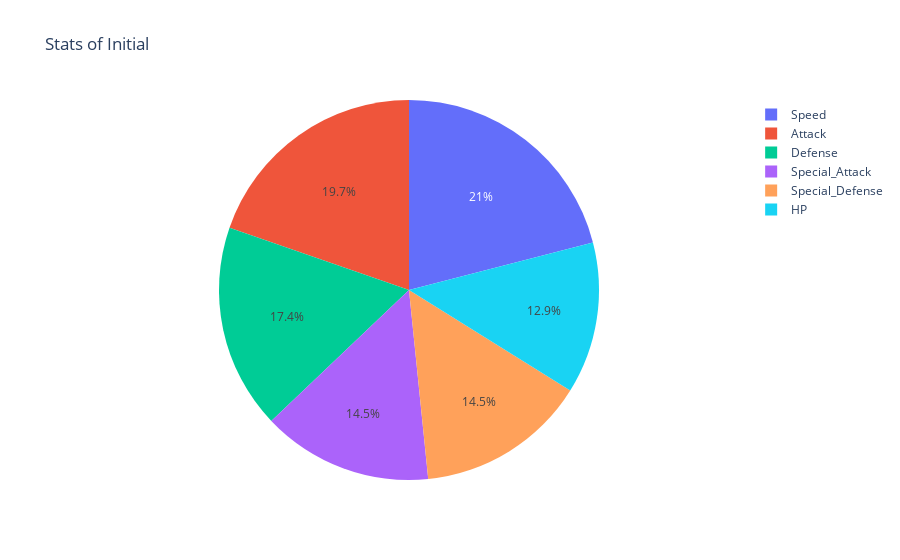

Notebook source saved alongside this figure:
### Markdown cell above
**My recomendation for initial pokemon is Sprigatito**

One pokemon with types are grass and dark in the ultimate evolution

<img src="./img/first.png" width="300"/>

[Bulbapedia](https://bulbapedia.bulbagarden.net/wiki/Sprigatito_(Pok%C3%A9mon))

### Code cell
initial = pokemons[pokemons['Pokemon'] == 'Sprigatito']

names = ['HP','Attack','Defense','Special_Attack','Special_Defense','Speed']
values = [40,61,54,45,45,65]

px.pie(initial,names=names,values=values,title='Stats of Initial').show()

### Figure 1 — Plotly figure (JSON) as saved in the notebook; plotly's stock layout.template omitted (floating-point values rounded to 4 significant figures)
{"data": [{"domain": {"x": [0, 1], "y": [0, 1]}, "hovertemplate": "label=%{label}<br>value=%{value}<extra></extra>", "labels": ["HP", "Attack", "Defense", "Special_Attack", "Special_Defense", "Speed"], "legendgroup": "", "name": "", "showlegend": true, "type": "pie", "values": [40, 61, 54, 45, 45, 65]}], "layout": {"legend": {"tracegroupgap": 0}, "title": {"text": "Stats of Initial"}}}
